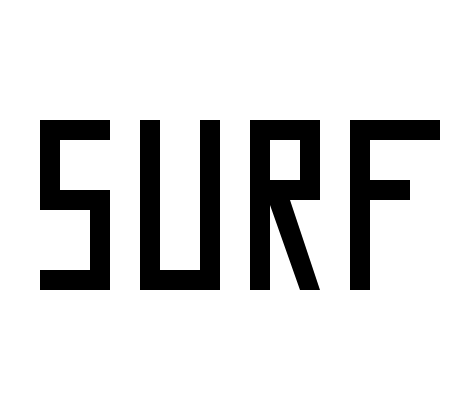
Frame 1 (no input)
Frame 60 (no input): identical to frame 1, image omitted
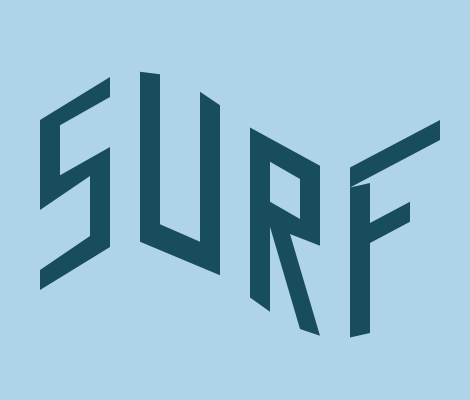
Frame 120 (the mouse pressed at the canvas centre since frame 60)

The p5.js sketch that drew these frames (run headless with seeded random() and noise() and a simulated clock; from frame 60 on, the mouse is pressed at the canvas centre):

// p5.js sketch
// ── sketch.js
function setup() {
  createCanvas(470, 400);
}

function smoothstep(x) {
  if (x < 40)
      return 0;

   if (x >= 440)
      return 1;

   // Scale/bias into [0..1] range
   x = (x - 40) / (440 - 40);

   return x * x * (3 - 2 * x);
}

function wave(x) {
  return -sin((x - 40) * 2*Math.PI/400) * 100;
}

function map(x, in_min, in_max, out_min, out_max) {
  return (x - in_min) * (out_max - out_min) / (in_max - in_min) + out_min;
}

function draw() {
  background(
    map(smoothstep(mouseY) * 22*1.3, 0, 22*1.3, 255, 22*1.3),
    map(smoothstep(mouseY) * 100*1.3, 0, 100*1.3, 255, 100*1.3), 
    map(smoothstep(mouseY) * 145*1.3, 0, 145*1.3, 255, 145*1.3)
  );
  
  const VARIANT = mouseX/10;
  
  fill(smoothstep(mouseY) * 52*1.3, smoothstep(mouseY) * 169*1.3, smoothstep(mouseY) * 201*1.3);
  noStroke();
  
  // conversion:
  // 
  //S
  beginShape();
  // vertex(40,120 + mouseX/10 * sin((40 - 40) * 2*Math.PI/400) * 400 + 40);
  // print(smoothstep(120, 300, mouseX));
  // print(sin((40 - 40) * 2*Math.PI/400) * 400 + 40);

  vertex(40,wave(40) * smoothstep(mouseX) + 120);
  vertex(110,wave(110) * smoothstep(mouseX) + 120);
  vertex(110,wave(110) * smoothstep(mouseX) + 140);
  vertex(60,wave(60) * smoothstep(mouseX) + 140);
  vertex(60,wave(60) * smoothstep(mouseX) + 190);
  vertex(110,wave(110) * smoothstep(mouseX) + 190);
  vertex(110,wave(110) * smoothstep(mouseX) + 290);
  vertex(40,wave(40) * smoothstep(mouseX) + 290);
  vertex(40,wave(40) * smoothstep(mouseX) + 270);
  vertex(90,wave(90) * smoothstep(mouseX) + 270);
  vertex(90,wave(90) * smoothstep(mouseX) + 210);
  vertex(40,wave(40) * smoothstep(mouseX) + 210);
  endShape();
  
  //U
  beginShape();
  vertex(250-110,wave(250-110) * smoothstep(mouseX) + 120);
  vertex(270-110,wave(270-110) * smoothstep(mouseX) + 120);
  vertex(270-110,wave(270-110) * smoothstep(mouseX) + 270);
  vertex(310-110,wave(310-110) * smoothstep(mouseX) + 270);
  vertex(310-110,wave(310-110) * smoothstep(mouseX) + 120);
  vertex(330-110,wave(330-110) * smoothstep(mouseX) + 120);
  vertex(330-110,wave(330-110) * smoothstep(mouseX) + 290);
  vertex(250-110,wave(250-110) * smoothstep(mouseX) + 290);
  endShape();
  
  //R
  beginShape();
  vertex(250,wave(250) * smoothstep(mouseX) + 120);
  vertex(320,wave(320) * smoothstep(mouseX) + 120);
  vertex(320,wave(320) * smoothstep(mouseX) + 200);
  vertex(290,wave(290) * smoothstep(mouseX) + 200);
  vertex(290,wave(290) * smoothstep(mouseX) + 200);
  vertex(320,wave(320) * smoothstep(mouseX) + 290);
  vertex(300,wave(300) * smoothstep(mouseX) + 290);
  vertex(270,wave(270) * smoothstep(mouseX) + 205);
  vertex(270,wave(270) * smoothstep(mouseX) + 290);
  vertex(250,wave(250) * smoothstep(mouseX) + 290);
  vertex(250,wave(250) * smoothstep(mouseX) + 120);
  
  //R counter shape
  beginContour();
  vertex(270,wave(270) * smoothstep(mouseX) + 140);
  vertex(270,wave(270) * smoothstep(mouseX) + 180);
  vertex(300,wave(300) * smoothstep(mouseX) + 180);
  vertex(300,wave(300) * smoothstep(mouseX) + 140);
  
  endContour();
  endShape();
  
  //F
  beginShape();
  vertex(350,wave(350) * smoothstep(mouseX) + 120);
  vertex(440,wave(440) * smoothstep(mouseX) + 120);
  vertex(440,wave(440) * smoothstep(mouseX) + 140);
  vertex(350,wave(350) * smoothstep(mouseX) + 140);
  vertex(350,wave(350) * smoothstep(mouseX) + 290);
  vertex(370,wave(370) * smoothstep(mouseX) + 290);
  vertex(370,wave(370) * smoothstep(mouseX) + 290);
  vertex(370,wave(370) * smoothstep(mouseX) + 200);
  vertex(410,wave(410) * smoothstep(mouseX) + 200);
  vertex(410,wave(410) * smoothstep(mouseX) + 180);
  vertex(370,wave(370) * smoothstep(mouseX) + 180);
  vertex(370,wave(370) * smoothstep(mouseX) + 290);
  vertex(370,wave(370) * smoothstep(mouseX) + 140);
  vertex(350,wave(350) * smoothstep(mouseX) + 140);
  vertex(350,wave(350) * smoothstep(mouseX) + 120);
  endShape()
  
}

/*
function setup() {
  createCanvas(470, 400);
}

function smoothstep(x) {
  if (x < 40)
      return 0;

   if (x >= 800)
      return 1;

   // Scale/bias into [0..1] range
   x = (x - 40) / (800 - 40);

   return x * x * (3 - 2 * x);
}

function wave(x) {
  return sin((x - 40) * 2*Math.PI/400) * 400 + 40;
}

function draw() {
  background(255);
  
  const VARIANT = mouseX/10;
  
  fill(0);
  noStroke();
  
  // conversion:
  // 
  //S
  beginShape();
  // vertex(40,120 + mouseX/10 * sin((40 - 40) * 2*Math.PI/400) * 400 + 40);
  // print(smoothstep(120, 300, mouseX));
  // print(sin((40 - 40) * 2*Math.PI/400) * 400 + 40);

  vertex(40, wave(40) * smoothstep(mouseX) + 120);
  vertex(110,wave(110) * smoothstep(mouseX) + 120);
  vertex(110,wave(110) * smoothstep(mouseX) + 140);
  vertex(60, wave(60) * smoothstep(mouseX) + 140);
  vertex(60, wave(60) * smoothstep(mouseX) + 190);
  vertex(110,190);
  vertex(110,290);
  vertex(40,290);
  vertex(40,270);
  vertex(90,270);
  vertex(90,210);
  vertex(40,210);
  endShape();
  
  //U
  beginShape();
  vertex(250-110,120);
  vertex(270-110,120);
  vertex(270-110,270);
  vertex(310-110,270);
  vertex(310-110,120);
  vertex(330-110,120);
  vertex(330-110,290);
  vertex(250-110,290);
  endShape();
  
  //R
  beginShape();
  vertex(250,120);
  vertex(320,120);
  vertex(320,200);
  vertex(290,200);
  vertex(290,200);
  vertex(320,290);
  vertex(300,290);
  vertex(270,205);
  vertex(270,290);
  vertex(250,290);
  vertex(250,120);
  
  //R counter shape
  beginContour();
  vertex(270,140);
  vertex(270,180);
  vertex(300,180);
  vertex(300,140);
  
  endContour();
  endShape();
  
  //F
  beginShape();
  vertex(350,120);
  vertex(440,120);
  vertex(440,140);
  vertex(350,140);
  vertex(350,290);
  vertex(370,290);
  vertex(370,290);
  vertex(370,200);
  vertex(410,200);
  vertex(410,180);
  vertex(370,180);
  vertex(370,290);
  vertex(370,140);
  vertex(350,140);
  vertex(350,120);
  endShape()
  
}
*/
